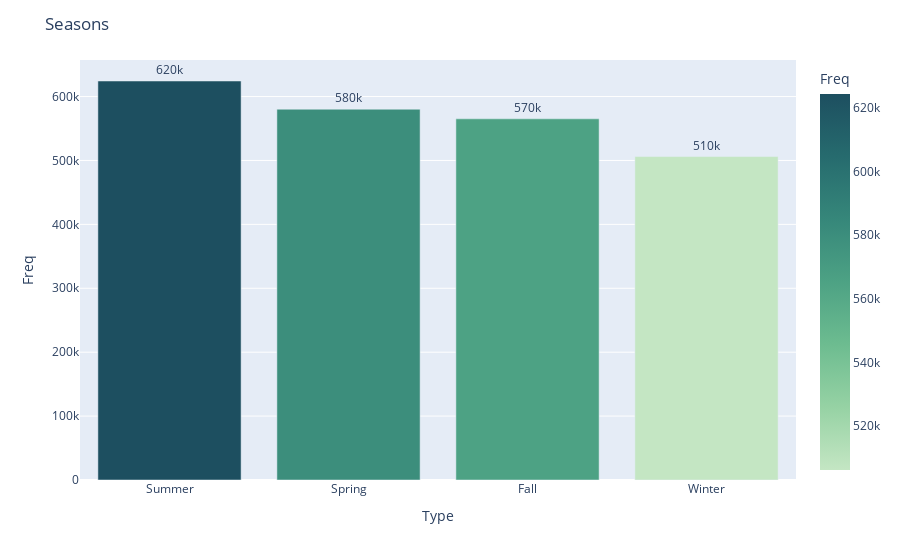

Notebook source saved alongside this figure:
### Markdown cell above
This chart clearly shows a "periodic" pattern in the crimes over many years, which shows why crimes are very predictable activity.

**Observations:**
- From the figure above, its observed that FEBRUARY recorded the least amount of crime cases and JULY is the month where crimes are comitted the most.

### Code cell
# Function to plot the serie value_counts
def plot_counts1(serie, title):
    df = pd.DataFrame(serie.value_counts()[:10])
    df.columns = ["Freq"]
    df["Type"] = df.index
    fig = px.bar(df, y="Freq", x="Type", text="Freq", color="Freq", color_continuous_scale=px.colors.sequential.Blugrn)
    fig.update_traces(texttemplate="%{text:.2s}", textposition="outside")
    fig.update_layout(uniformtext_minsize=8, uniformtext_mode="hide")
    fig.update_layout(title_text=title)
    fig.show()


plot_counts1(c_crime_df["Season"], "Seasons")

### Figure 1 — Plotly figure (JSON) as saved in the notebook; plotly's stock layout.template omitted (floating-point values rounded to 4 significant figures)
{"data": [{"alignmentgroup": "True", "hovertemplate": "Type=%{x}<br>Freq=%{marker.color}<extra></extra>", "legendgroup": "", "marker": {"color": [624350, 580196, 565141, 506149], "coloraxis": "coloraxis", "pattern": {"shape": ""}}, "name": "", "offsetgroup": "", "orientation": "v", "showlegend": false, "text": [624350, 580196, 565141, 506149], "textposition": "outside", "texttemplate": "%{text:.2s}", "type": "bar", "x": ["Summer", "Spring", "Fall", "Winter"], "xaxis": "x", "y": [624350, 580196, 565141, 506149], "yaxis": "y"}], "layout": {"barmode": "relative", "coloraxis": {"colorbar": {"title": {"text": "Freq"}}, "colorscale": [[0, "rgb(196, 230, 195)"], [0.1667, "rgb(150, 210, 164)"], [0.3333, "rgb(109, 188, 144)"], [0.5, "rgb(77, 162, 132)"], [0.6667, "rgb(54, 135, 122)"], [0.8333, "rgb(38, 107, 110)"], [1, "rgb(29, 79, 96)"]]}, "legend": {"tracegroupgap": 0}, "margin": {"t": 60}, "title": {"text": "Seasons"}, "uniformtext": {"minsize": 8, "mode": "hide"}, "xaxis": {"anchor": "y", "domain": [0, 1], "title": {"text": "Type"}}, "yaxis": {"anchor": "x", "domain": [0, 1], "title": {"text": "Freq"}}}}
